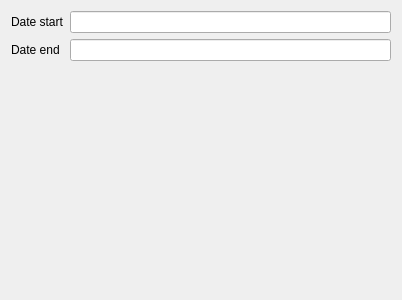
<?xml version="1.0" encoding="UTF-8"?>
<ui version="4.0">
 <class>CR5ReportsFilter</class>
 <widget class="QWidget" name="CR5ReportsFilter">
  <property name="geometry">
   <rect>
    <x>0</x>
    <y>0</y>
    <width>402</width>
    <height>300</height>
   </rect>
  </property>
  <property name="windowTitle">
   <string>Form</string>
  </property>
  <layout class="QGridLayout" name="gridLayout">
   <item row="0" column="0">
    <widget class="QLabel" name="label">
     <property name="text">
      <string>Date start</string>
     </property>
    </widget>
   </item>
   <item row="0" column="1">
    <widget class="C5DateEdit" name="leDate1">
     <property name="sizePolicy">
      <sizepolicy hsizetype="Expanding" vsizetype="Fixed">
       <horstretch>1</horstretch>
       <verstretch>0</verstretch>
      </sizepolicy>
     </property>
     <property name="FilterName" stdset="0">
      <string>date1</string>
     </property>
    </widget>
   </item>
   <item row="1" column="0">
    <widget class="QLabel" name="label_2">
     <property name="text">
      <string>Date end</string>
     </property>
    </widget>
   </item>
   <item row="1" column="1">
    <widget class="C5DateEdit" name="leDate2">
     <property name="sizePolicy">
      <sizepolicy hsizetype="Expanding" vsizetype="Fixed">
       <horstretch>1</horstretch>
       <verstretch>0</verstretch>
      </sizepolicy>
     </property>
     <property name="FilterName" stdset="0">
      <string>date2</string>
     </property>
    </widget>
   </item>
   <item row="2" column="0" colspan="2">
    <layout class="QGridLayout" name="gr"/>
   </item>
   <item row="3" column="0" colspan="2">
    <spacer name="verticalSpacer">
     <property name="orientation">
      <enum>Qt::Vertical</enum>
     </property>
     <property name="sizeHint" stdset="0">
      <size>
       <width>20</width>
       <height>40</height>
      </size>
     </property>
    </spacer>
   </item>
  </layout>
 </widget>
 <customwidgets>
  <customwidget>
   <class>C5DateEdit</class>
   <extends>QLineEdit</extends>
   <header location="global">c5dateedit.h</header>
  </customwidget>
 </customwidgets>
 <resources/>
 <connections/>
</ui>
